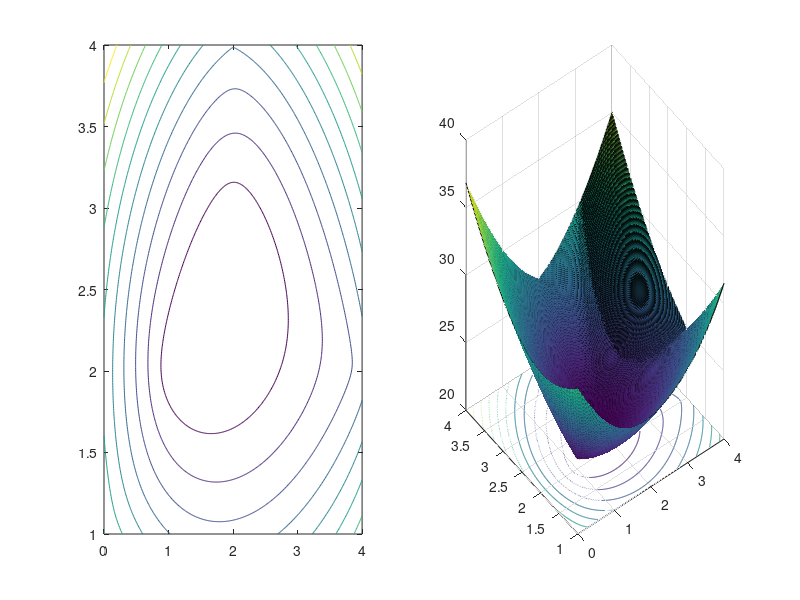

Recreate this plot in MATLAB.
clc
clear
a=[0,4,2,1,2];
b=[1,2,3,2,4];
w=[2,4,1,3,2];
x=0:0.01:4;
y=1:0.01:4;
[X,Y]=meshgrid(x,y);
Z=2*((X-0).^2+(Y-1).^2).^0.5+4*((X-4).^2+(Y-2).^2).^0.5+1*((X-2).^2+(Y-3).^2).^0.5+3*((X-1).^2+(Y-2).^2).^0.5+2*((X-2).^2+(Y-4).^2).^0.5;
subplot(1,2,1)
contour(X,Y,Z)
subplot(1,2,2)
surfc(X,Y,Z)

%% MATLAB
%% فاصله اقلیدوسی

